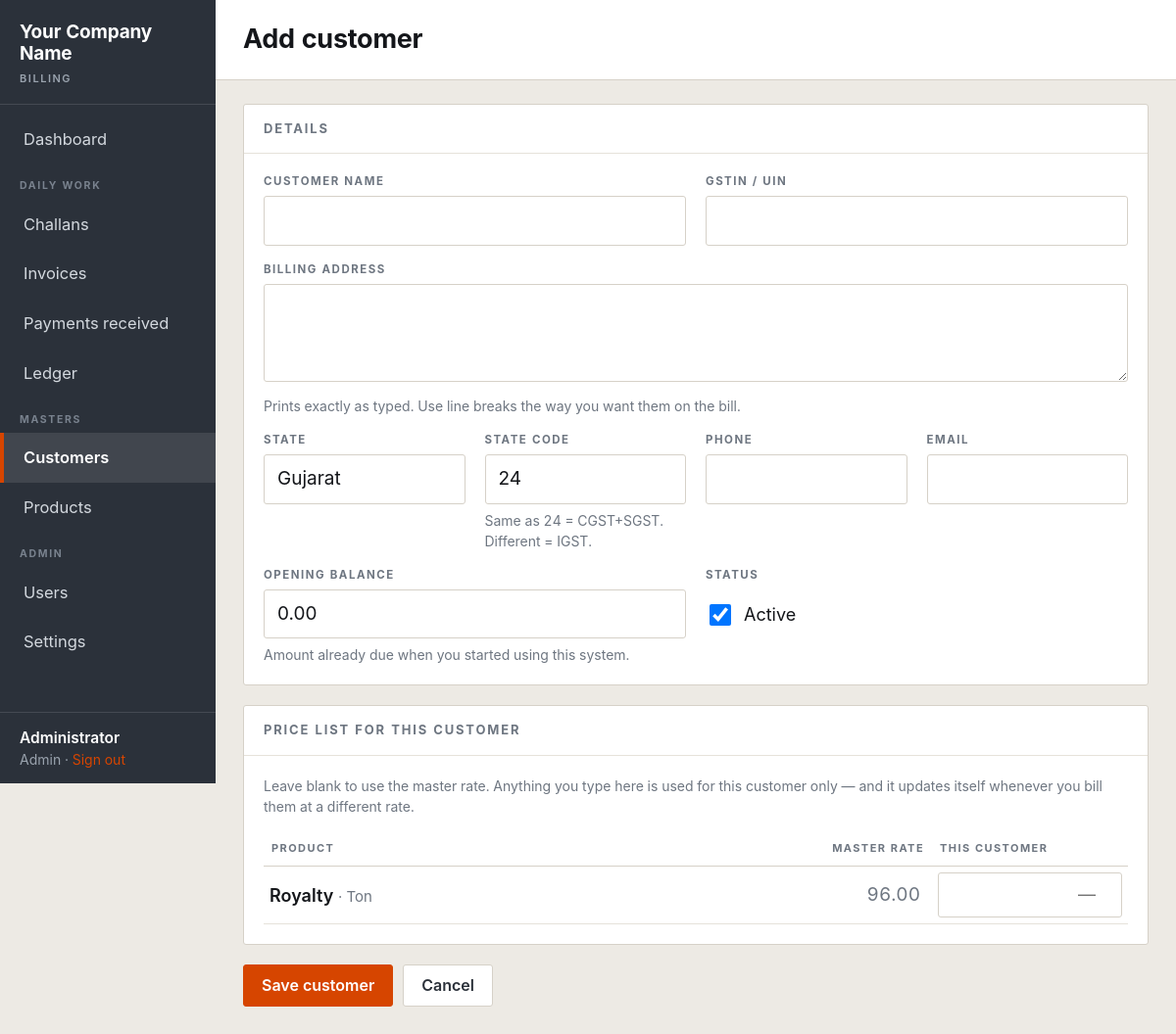
The app's page /customer_form.php (signed in) with its own data.
### tables this page shows
CREATE TABLE users (
  id            INT AUTO_INCREMENT PRIMARY KEY,
  username      VARCHAR(50) NOT NULL UNIQUE,
  password_hash VARCHAR(255) NOT NULL,
  full_name     VARCHAR(100) NOT NULL,
  role          ENUM('admin','biller','viewer') NOT NULL DEFAULT 'biller',
  active        TINYINT(1) NOT NULL DEFAULT 1,
  created_at    DATETIME NOT NULL DEFAULT CURRENT_TIMESTAMP
);

CREATE TABLE products (
  id         INT AUTO_INCREMENT PRIMARY KEY,
  name       VARCHAR(120) NOT NULL,
  hsn        VARCHAR(12) NOT NULL,
  unit       VARCHAR(12) NOT NULL DEFAULT 'Ton',
  rate       DECIMAL(12,2) NOT NULL DEFAULT 0.00,
  gst_rate   DECIMAL(5,2) NOT NULL DEFAULT 5.00,
  is_royalty TINYINT(1) NOT NULL DEFAULT 0,
  active     TINYINT(1) NOT NULL DEFAULT 1,
  sort_order INT NOT NULL DEFAULT 0,
  INDEX (name)
);

### lib.php (called while the page is built, shortened)
<?php
function db(): PDO {
    static $pdo = null;
    if ($pdo === null) {
        $dsn = 'mysql:host=' . DB_HOST . ';dbname=' . DB_NAME . ';charset=utf8mb4';
        $pdo = new PDO($dsn, DB_USER, DB_PASS, [
            PDO::ATTR_ERRMODE            => PDO::ERRMODE_EXCEPTION,
            PDO::ATTR_DEFAULT_FETCH_MODE => PDO::FETCH_ASSOC,
            PDO::ATTR_EMULATE_PREPARES   => false,
        ]);
    }
    return $pdo;
}
function q(string $sql, array $args = []): PDOStatement {
    $st = db()->prepare($sql);
    $st->execute($args);
    return $st;
}
function one(string $sql, array $args = []) { $r = q($sql, $args)->fetch(); return $r === false ? null : $r; }
function all(string $sql, array $args = []): array { return q($sql, $args)->fetchAll(); }
function settings(): array {
    static $s = null;
    if ($s === null) {
        $s = [];
        foreach (all('SELECT k, v FROM settings') as $r) $s[$r['k']] = $r['v'];
    }
    return $s;
}
function cfg(string $key, string $default = ''): string {
    $s = settings();
    return isset($s[$key]) ? (string)$s[$key] : $default;
}
function current_user(): ?array {
    static $u = null;
    if ($u === null) $u = one('SELECT * FROM users WHERE id = ? AND active = 1', [$_SESSION['uid']]);
    return $u ?: null;
}
function require_login(): void {
    if (!current_user()) { header('Location: login.php'); exit; }
}
function role(): string { $u = current_user(); return $u ? $u['role'] : 'viewer'; }
function is_admin(): bool { return role() === 'admin'; }
function h($s): string { return htmlspecialchars((string)$s, ENT_QUOTES, 'UTF-8'); }
function inr($n, int $dec = 2): string {
    $n = (float)$n;
    $neg = $n < 0; $n = abs($n);
    $s = number_format($n, $dec, '.', '');
    [$int, $frac] = array_pad(explode('.', $s), 2, '');
    $out = $dec > 0 ? $int . '.' . $frac : $int;
    return ($neg ? '-' : '') . $out;
}

### customer_form.php (the view, shortened to what this page needs)
<?php
require_once __DIR__ . '/lib.php';
require_login();
$id  = (int)($_GET['id'] ?? 0);
$row = $id ? one('SELECT * FROM customers WHERE id = ?', [$id]) : null;
$products = all('SELECT * FROM products WHERE active=1 ORDER BY sort_order, name');
$override = [];
$PAGE_TITLE = $id ? 'Edit customer' : 'Add customer';
require __DIR__ . '/header.php';
?>
<form method="post">
<div class="panel">
  <h2>Details</h2>
  <div class="body">
    <div class="grid g2">
      <label class="f"><span>Customer name</span>
        <input type="text" name="name" required value="<?= h($row['name'] ?? '') ?>">
      </label>
      <label class="f"><span>GSTIN / UIN</span>
        <input type="text" name="gstin" maxlength="20" value="<?= h($row['gstin'] ?? '') ?>">
      </label>
    </div>
    <div class="grid" style="margin-top:16px">
      <label class="f"><span>Billing address</span>
        <textarea name="address" rows="3"><?= h($row['address'] ?? '') ?></textarea>
        <div class="hint">Prints exactly as typed. Use line breaks the way you want them on the bill.</div>
      </label>
    </div>
    <div class="grid g4" style="margin-top:16px">
      <label class="f"><span>State</span>
        <input type="text" name="state_name" value="<?= h($row['state_name'] ?? 'Gujarat') ?>">
      </label>
      <label class="f"><span>State code</span>
        <input type="text" name="state_code" maxlength="4" value="<?= h($row['state_code'] ?? '24') ?>">
        <div class="hint">Same as <?= h(cfg('company_state_code','24')) ?> = CGST+SGST. Different = IGST.</div>
      </label>
      <label class="f"><span>Phone</span>
        <input type="text" name="phone" value="<?= h($row['phone'] ?? '') ?>">
      </label>
      <label class="f"><span>Email</span>
        <input type="text" name="email" value="<?= h($row['email'] ?? '') ?>">
      </label>
    </div>
    <div class="grid g2" style="margin-top:16px">
      <label class="f"><span>Opening balance</span>
        <input type="number" step="0.01" name="opening_bal" value="<?= h($row['opening_bal'] ?? '0.00') ?>">
        <div class="hint">Amount already due when you started using this system.</div>
      </label>
      <label class="f"><span>Status</span>
        <label style="display:flex;align-items:center;gap:10px;padding:12px 0;font-size:18px">
          <input type="checkbox" name="active" value="1" style="width:22px;height:22px"
                 <?= (!$id || ($row['active'] ?? 1)) ? 'checked' : '' ?>> Active
        </label>
      </label>
    </div>
  </div>
</div>
<div class="panel">
  <h2>Price list for this customer</h2>
  <div class="body">
    <p class="hint" style="margin:0 0 14px">
      Leave blank to use the master rate. Anything you type here is used for this customer only —
      and it updates itself whenever you bill them at a different rate.
    </p>
    <table class="lines">
      <tr><th>Product</th><th class="num" style="text-align:right">Master rate</th>
          <th style="width:200px">This customer</th></tr>
      <?php foreach ($products as $p): ?>
        <tr>
          <td style="font-size:18px;font-weight:600"><?= h($p['name']) ?>
            <span style="color:var(--grit);font-weight:400;font-size:15px">· <?= h($p['unit']) ?></span></td>
          <td class="amt" style="font-weight:400;color:var(--grit)"><?= inr($p['rate']) ?></td>
          <td class="num"><input type="number" step="0.01" name="price[<?= $p['id'] ?>]"
              placeholder="—" value="<?= isset($override[$p['id']]) ? h($override[$p['id']]) : '' ?>"></td>
        </tr>
      <?php endforeach; ?>
    </table>
  </div>
</div>
<div class="actions">
  <button class="btn primary">Save customer</button>
  <a class="btn ghost" href="customers.php">Cancel</a>
</div>
</form>
<?php require __DIR__ . '/footer.php'; ?>

### header.php (shortened to what this page needs)
<?php
require_once __DIR__ . '/lib.php';
$me   = current_user();
$PAGE_TITLE = $PAGE_TITLE ?? 'Amidhara';
function nav_on(array $files): string {
    return in_array(basename($_SERVER['PHP_SELF']), $files, true) ? ' class="on"' : '';
}
?>
<!doctype html>
<html lang="en">
<head>
<link rel="stylesheet" href="assets/app.css">
</head>
<body>
<div class="shell">
  <aside class="rail">
    <div class="brand">
      <b><?= h(cfg('company_name', 'Amidhara Stone Crusher')) ?></b>
      <span>Billing</span>
    </div>
    <nav>
      <a href="index.php"<?= nav_on(['index.php']) ?>>Dashboard</a>
      <div class="sep">Daily work</div>
      <a href="challans.php"<?= nav_on(['challans.php','challan_form.php']) ?>>Challans</a>
      <a href="invoices.php"<?= nav_on(['invoices.php','invoice_form.php']) ?>>Invoices</a>
      <a href="payments.php"<?= nav_on(['payments.php']) ?>>Payments received</a>
      <a href="ledger.php"<?= nav_on(['ledger.php']) ?>>Ledger</a>
      <div class="sep">Masters</div>
      <a href="customers.php"<?= nav_on(['customers.php','customer_form.php']) ?>>Customers</a>
      <a href="products.php"<?= nav_on(['products.php','product_form.php']) ?>>Products</a>
      <?php if (is_admin()): ?>
        <div class="sep">Admin</div>
        <a href="users.php"<?= nav_on(['users.php']) ?>>Users</a>
        <a href="settings.php"<?= nav_on(['settings.php']) ?>>Settings</a>
      <?php endif; ?>
    </nav>
    <div class="who">
      <b><?= h($me['full_name']) ?></b>
      <?= h(ucfirst($me['role'])) ?> · <a href="logout.php">Sign out</a>
    </div>
  </aside>
  <div class="main">
    <div class="topbar">
      <h1><?= h($PAGE_TITLE) ?></h1>
    </div>
    <div class="wrap">

### records on screen
users: full_name "Administrator", role "Admin"
products: name "Royalty", unit "Ton", rate "96.00"

### other values on screen
cfg('company_name', 'Amidhara Stone Crusher') "Your Company Name"
$PAGE_TITLE "Add customer"
cfg('company_state_code','24') "24"
